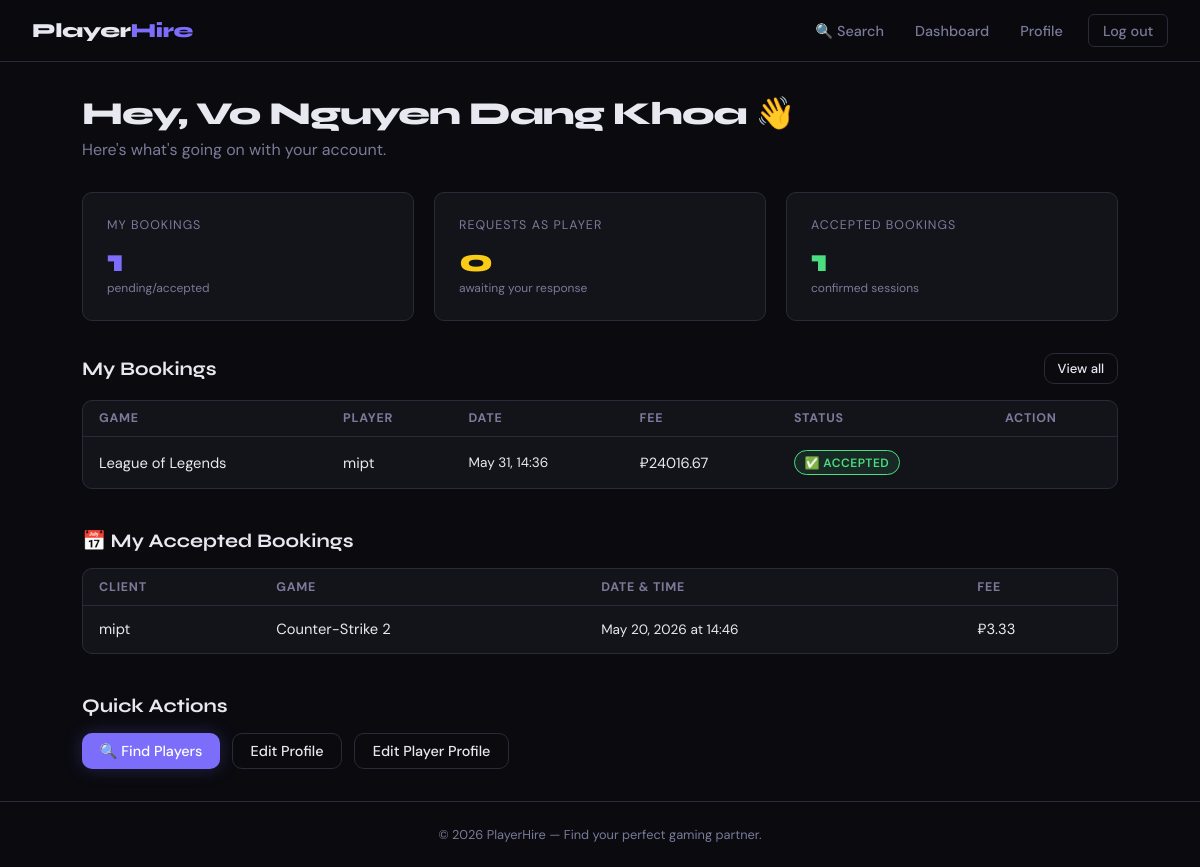
Page /dashboard (signed in) on the committed database.
### models.py (models this page shows, shortened)
class User(UserMixin, db.Model):
    __tablename__ = "users"
    id = db.Column(db.Integer, primary_key=True)
    username = db.Column(db.String(64), unique=True, nullable=False)
    email = db.Column(db.String(128), unique=True, nullable=False)
    password_hash = db.Column(db.String(256), nullable=False)
    created_at = db.Column(db.DateTime, default=datetime.utcnow)
    player_profile = db.relationship("Player", back_populates="user", uselist=False)
    bookings_as_client = db.relationship(
        "Booking", foreign_keys="Booking.client_id", back_populates="client"
    )
    reviews_written = db.relationship(
        "Review", foreign_keys="Review.reviewer_id", back_populates="reviewer"
    )

class Booking(db.Model):
    __tablename__ = "bookings"
    id = db.Column(db.Integer, primary_key=True)
    client_id = db.Column(db.Integer, db.ForeignKey("users.id"), nullable=False)
    player_id = db.Column(db.Integer, db.ForeignKey("players.id"), nullable=False)
    game_id = db.Column(db.Integer, db.ForeignKey("games.id"), nullable=False)
    start_time = db.Column(db.DateTime, nullable=False)
    end_time = db.Column(db.DateTime, nullable=False)
    total_fee = db.Column(db.Float, nullable=False)
    status = db.Column(
        db.Enum(
            "pending", "accepted", "completed", "cancelled", "denied", name="booking_statuses"
        ),
        default="pending",
        nullable=False,
    )
    created_at = db.Column(db.DateTime, default=datetime.utcnow)
    client = db.relationship(
        "User", foreign_keys=[client_id], back_populates="bookings_as_client"
    )
    player = db.relationship(
        "Player", foreign_keys=[player_id], back_populates="bookings"
    )
    game = db.relationship("Game", back_populates="bookings")
    review = db.relationship("Review", back_populates="booking", uselist=False)

class Game(db.Model):
    __tablename__ = "games"
    id = db.Column(db.Integer, primary_key=True)
    title = db.Column(db.String(128), unique=True, nullable=False)
    genre = db.Column(db.String(64))                               # e.g. FPS, RPG
    platform = db.Column(db.String(64))                            # e.g. PC, PS5
    players = db.relationship("PlayerGame", back_populates="game")
    bookings = db.relationship("Booking", back_populates="game")

### routes/users.py (the view)
@users_bp.route("/dashboard")
@login_required
def dashboard():
    upcoming_as_client = (
        Booking.query.filter_by(client_id=current_user.id)
        .filter(Booking.status.in_(["pending", "accepted"]))
        .order_by(Booking.start_time)
        .all()
    )
    past_as_client = (
        Booking.query.filter_by(client_id=current_user.id)
        .filter(Booking.status == "completed")
        .order_by(Booking.start_time.desc())
        .limit(5)
        .all()
    )
    pending_as_player = []
    if current_user.player_profile:
        pending_as_player = (
            Booking.query.filter_by(player_id=current_user.player_profile.id)
            .filter(Booking.status == "pending")
            .order_by(Booking.start_time)
            .all()
        )
    accepted_as_player = []
    if current_user.player_profile:
        accepted_as_player = (
            Booking.query.filter_by(player_id=current_user.player_profile.id)
            .filter(Booking.status == "accepted")
            .order_by(Booking.start_time)
            .all()
        )
    if current_user.player_profile:
        past_accepted = Booking.query.filter(
            Booking.player_id == current_user.player_profile.id,
            Booking.status == "accepted",
            Booking.end_time < datetime.utcnow()
        ).all()
        for booking in past_accepted:
            booking.status = "completed"
        db.session.commit()
    return render_template(
        "users/dashboard.html",
        upcoming_as_client=upcoming_as_client,
        past_as_client=past_as_client,
        pending_as_player=pending_as_player,
        accepted_as_player=accepted_as_player
    )

### flask_app.py (called while the page is built)
@login_manager.user_loader
def load_user(user_id: int):
    from models import User
    return User.query.get(int(user_id))

### templates/users/dashboard.html (shortened to what this page needs)
{% extends "base.html" %}
{% block content %}
<div class="page-header">
  <h1>Hey, {{ current_user.username }} 👋</h1>
  <p>Here's what's going on with your account.</p>
</div>
<div style="display:grid;grid-template-columns:repeat(auto-fit,minmax(200px,1fr));gap:1.25rem;margin-bottom:2rem;">
  <div class="card">
    <div style="font-size:0.78rem;text-transform:uppercase;letter-spacing:0.08em;color:var(--muted);margin-bottom:0.5rem;">My Bookings</div>
    <div style="font-family:'Syne',sans-serif;font-size:2rem;font-weight:800;color:var(--accent);">{{ upcoming_as_client|length }}</div>
    <div style="font-size:0.75rem;color:var(--muted);">pending/accepted</div>
  </div>
  {% if current_user.player_profile %}
  <div class="card">
    <div style="font-size:0.78rem;text-transform:uppercase;letter-spacing:0.08em;color:var(--muted);margin-bottom:0.5rem;">Requests as Player</div>
    <div style="font-family:'Syne',sans-serif;font-size:2rem;font-weight:800;color:var(--warning);">{{ pending_as_player|length }}</div>
    <div style="font-size:0.75rem;color:var(--muted);">awaiting your response</div>
  </div>
  <div class="card">
    <div style="font-size:0.78rem;text-transform:uppercase;letter-spacing:0.08em;color:var(--muted);margin-bottom:0.5rem;">Accepted Bookings</div>
    <div style="font-family:'Syne',sans-serif;font-size:2rem;font-weight:800;color:var(--success);">{{ accepted_as_player|length }}</div>
    <div style="font-size:0.75rem;color:var(--muted);">confirmed sessions</div>
  </div>
  {% endif %}
</div>
<div style="margin-bottom:2.5rem;">
  <div style="display:flex;align-items:center;justify-content:space-between;margin-bottom:1rem;">
    <h2 style="font-family:'Syne',sans-serif;font-size:1.2rem;font-weight:700;">My Bookings</h2>
    <a href="{{ url_for('bookings.my_bookings') }}" class="btn btn-outline" style="font-size:0.82rem;padding:0.35rem 0.8rem;">View all</a>
  </div>
  {% if upcoming_as_client %}
    <div class="card" style="padding:0;overflow:hidden;">
      <table style="width:100%;">
        <thead>
          <tr>
            <th>Game</th>
            <th>Player</th>
            <th>Date</th>
            <th>Fee</th>
            <th>Status</th>
            <th>Action</th>
          </tr>
        </thead>
        <tbody>
          {% for b in upcoming_as_client %}
          <tr>
            <td>{{ b.game.title }}</td>
            <td>{{ b.player.user.username }}</td>
            <td style="font-size:0.85rem;">{{ b.start_time.strftime('%b %d, %H:%M') }}</td>
            <td>₽{{ "%.2f"|format(b.total_fee) }}</td>
            <td>
              {% if b.status == 'accepted' %}
                <span class="badge badge-green">✅ Accepted</span>
              {% elif b.status == 'pending' %}
                <span class="badge badge-yellow">⏳ Pending (waiting for player)</span>
              {% elif b.status == 'denied' %}
                <span class="badge badge-red">❌ Denied</span>
              {% elif b.status == 'cancelled' %}
                <span class="badge badge-red">Cancelled</span>
              {% endif %}
            </td>
            <td>
            </td>
          </tr>
          {% endfor %}
        </tbody>
      </table>
    </div>
  {% else %}
    <div class="card" style="text-align:center;color:var(--muted);padding:2.5rem;">
      No upcoming bookings yet.
      <br><br>
      <a href="{{ url_for('users.search') }}" class="btn btn-primary">Find a Player</a>
    </div>
  {% endif %}
</div>
{% if current_user.player_profile and accepted_as_player %}
<div style="margin-bottom:2.5rem;">
  <h2 style="font-family:'Syne',sans-serif;font-size:1.2rem;font-weight:700;margin-bottom:1rem;">📅 My Accepted Bookings</h2>
  <div class="card" style="padding:0;overflow:hidden;">
    <table style="width:100%;">
      <thead>
        <tr>
          <th>Client</th>
          <th>Game</th>
          <th>Date & Time</th>
          <th>Fee</th>
        </tr>
      </thead>
      <tbody>
        {% for b in accepted_as_player %}
        <tr>
          <td>{{ b.client.username }}</td>
          <td>{{ b.game.title }}</td>
          <td style="font-size:0.85rem;">{{ b.start_time.strftime('%b %d, %Y at %H:%M') }}</td>
          <td>₽{{ "%.2f"|format(b.total_fee) }}</td>
        </tr>
        {% endfor %}
      </tbody>
    </table>
  </div>
</div>
{% endif %}
<div>
  <h2 style="font-family:'Syne',sans-serif;font-size:1.2rem;font-weight:700;margin-bottom:1rem;">Quick Actions</h2>
  <div style="display:flex;gap:0.75rem;flex-wrap:wrap;">
    <a href="{{ url_for('users.search') }}" class="btn btn-primary">🔍 Find Players</a>
    <a href="{{ url_for('users.profile') }}" class="btn btn-outline">Edit Profile</a>
    {% if not current_user.player_profile %}
      <a href="{{ url_for('players.become_player') }}" class="btn btn-outline">Become a Player</a>
    {% else %}
      <a href="{{ url_for('players.edit_profile') }}" class="btn btn-outline">Edit Player Profile</a>
    {% endif %}
  </div>
</div>
{% endblock %}

### templates/base.html (style rules this page uses)
:root { --bg: #0a0a0f; --surface: #13131a; --surface2: #1c1c27; --border: #2a2a3a; --accent: #7c6dfa; --accent-glow: rgba(124, 109, 250, 0.25); --accent2: #fa6d8f; --text: #e8e8f0; --muted: #7a7a9a; --success: #4ade80; --warning: #facc15; --danger: #f87171; --info: #60a5fa; --radius: 10px; }
*, *::before, *::after { box-sizing: border-box; margin: 0; padding: 0; }
body { font-family: 'DM Sans', sans-serif; background: var(--bg); color: var(--text); min-height: 100vh; display: flex; flex-direction: column; }
.btn { display: inline-flex; align-items: center; gap: 0.4rem; padding: 0.5rem 1.1rem; border-radius: var(--radius); font-family: 'DM Sans', sans-serif; font-size: 0.9rem; font-weight: 500; cursor: pointer; text-decoration: none; border: none; transition: all 0.2s; }
.btn-primary { background: var(--accent); color: #fff; box-shadow: 0 0 18px var(--accent-glow); }
.btn-outline { background: transparent; color: var(--text); border: 1px solid var(--border); }
.card { background: var(--surface); border: 1px solid var(--border); border-radius: var(--radius); padding: 1.5rem; transition: border-color 0.2s, box-shadow 0.2s; }
.badge { display: inline-block; padding: 0.2rem 0.6rem; border-radius: 999px; font-size: 0.75rem; font-weight: 600; text-transform: uppercase; letter-spacing: 0.04em; }
.badge-green { background: rgba(74,222,128,0.1); color: var(--success); border: 1px solid var(--success); }
.page-header { margin-bottom: 2rem; }
.page-header h1 { font-family: 'Syne', sans-serif; font-size: 2rem; font-weight: 800; letter-spacing: -0.03em; }
.page-header p { color: var(--muted); margin-top: 0.4rem; }
table { width: 100%; border-collapse: collapse; }
th { font-size: 0.78rem; text-transform: uppercase; letter-spacing: 0.06em; color: var(--muted); padding: 0.6rem 1rem; text-align: left; border-bottom: 1px solid var(--border); }
td { padding: 0.85rem 1rem; border-bottom: 1px solid var(--border); font-size: 0.92rem; }
tr:last-child td { border-bottom: none; }

### rows in the picture
User: username "Vo Nguyen Dang Khoa"
Booking: game "League of Legends", player.user.username "mipt", start_time "May 31, 14:36", total_fee "24016.67", status "✅ ACCEPTED"
Booking: client.username "mipt", game "Counter-Strike 2", start_time "May 20, 2026 at 14:46", total_fee "3.33"

### other values in the picture
{{ upcoming_as_client|length }} "1"
{{ pending_as_player|length }} "0"
{{ accepted_as_player|length }} "1"
{{ 2026 }} "2026"
